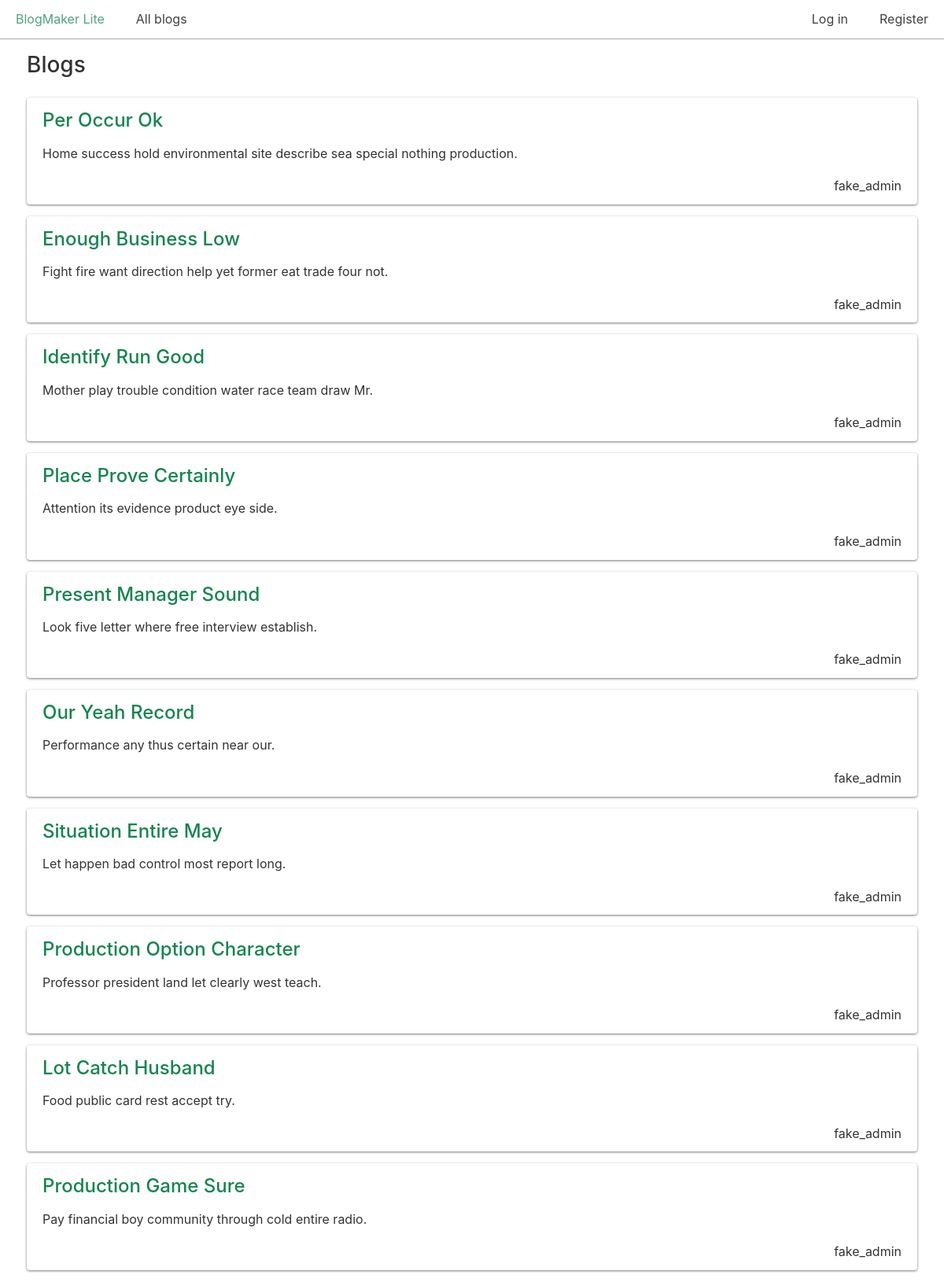
The app's page /blogs/, older data.
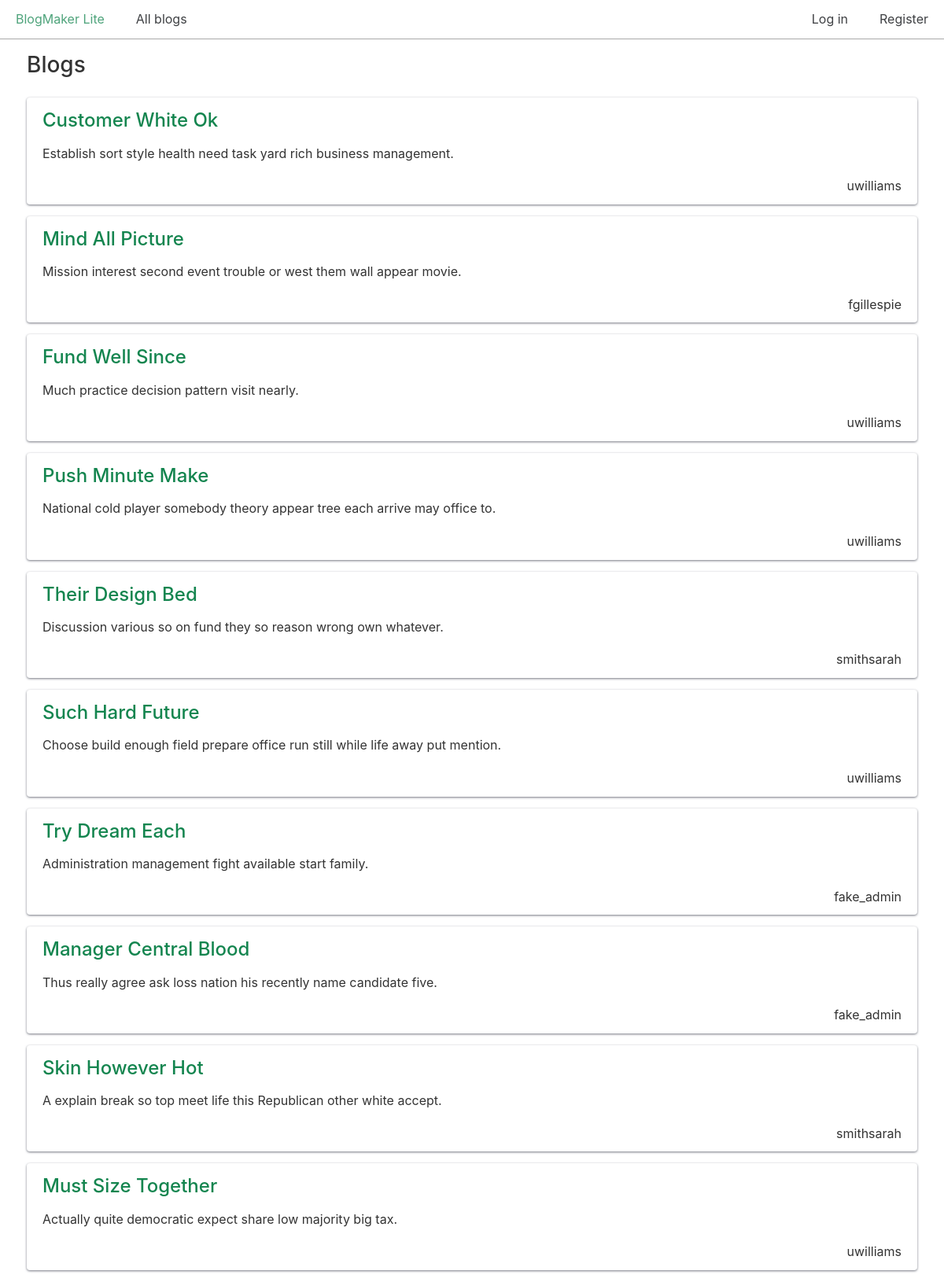
The same page, newer data.
### blogs/models.py (models this page shows, shortened)
class Blog(models.Model):
    title = models.CharField(max_length=200)
    description = models.TextField()
    date_added = models.DateTimeField(auto_now_add=True)
    owner = models.ForeignKey(User, on_delete=models.CASCADE)

### blogs/views.py (the view)
# urls.py: path("blogs/", views.blogs, name="blogs"),
def blogs(request):
    all_blogs = Blog.objects.all()
    context = {"blogs": all_blogs}
    return render(request, "blogs/blogs.html", context)

### blogs/templates/blogs/blogs.html
{% extends "blogs/base.html" %}
{% block content %}
  <h2>Blogs</h2>
  {% for blog in blogs %}
    <div class="card">
      <header>
        <h3>
          <a href="{% url 'blogs:blog' blog.id %}">{{ blog.title }}</a>
        </h3>
      </header>
      <p>{{ blog.description }}</p>
      <p class="text-right">{{ blog.owner.username }}</p>
    </div>
  {% empty %}
    <h3>No blogs have been added yet.</h3>
  {% endfor %}
{% endblock content %}

### blogs/templates/blogs/base.html (shortened to what this page needs)
{% load static %}
<!doctype html>
<html lang="en-US">
  <head>
    <link href="{% static 'chota.css' %}" rel="stylesheet" type="text/css">
    <link href="{% static 'custom.css' %}" rel="stylesheet" type="text/css">
  </head>
  <body>
    <nav class="nav">
      <div class="nav-left">
        <a class="active" href="{% url 'blogs:index' %}">BlogMaker Lite</a>
        <a href="{% url 'blogs:blogs' %}">All blogs</a>
      </div>
      <div class="nav-right">
        {% if user.is_authenticated %}
          <span class="is-vertical-align">
            Hello, {{ user.username }}.</span>
          <form action="{% url 'accounts:logout' %}" method="post"
              class="is-vertical-align">
            {% csrf_token %}
            <button class="button outline">Log out</button>
          </form>
        {% else %}
          <a href="{% url 'accounts:login' %}">Log in</a>
          <a href="{% url 'accounts:register' %}">Register</a>
        {% endif %}
      </div>
    </nav>
    <div class="container">
      {% block content %}{% endblock content %}
    </div>
  </body>
</html>

### css/chota.css (style rules this page uses)
:root { --bg-color: #fff; --bg-secondary-color: #f3f3f6; --color-primary: #14854f; --color-lightGrey: #d2d6dd; --color-grey: #747681; --color-darkGrey: #3f4144; --color-error: #d43939; --color-success: #28bd14; --grid-maxWidth: 120rem; --grid-gutter: 2rem; --font-size: 1.6rem; --font-color: #333; --font-family-sans: -apple-system, "BlinkMacSystemFont", "Avenir", "Avenir Next", "Segoe UI", "Roboto", "Oxygen", "Ubuntu", "Cantarell", "Fira Sans", "Droid Sans", "Helvetica Neue", sans-serif; --font-family-mono: monaco, "Consolas", "Lucida Console", monospace; }
html { -webkit-box-sizing: border-box; box-sizing: border-box; font-size: 62.5%; line-height: 1.15; -webkit-text-size-adjust: 100%; -moz-text-size-adjust: 100%; -ms-text-size-adjust: 100%; text-size-adjust: 100%; }
*, *::before, *::after { -webkit-box-sizing: inherit; box-sizing: inherit; }
body { background-color: var(--bg-color); line-height: 1.6; font-size: var(--font-size); color: var(--font-color); font-family: "Segoe UI", "Helvetica Neue", sans-serif; font-family: var(--font-family-sans); margin: 0; padding: 0; }
h1, h2, h3, h4, h5, h6 { font-weight: 500; margin: 0.35em 0 0.7em; }
h2 { font-size: 1.75em; }
h3 { font-size: 1.5em; }
a { color: var(--color-primary); text-decoration: none; }
p { margin-top: 0; }
.container { max-width: var(--grid-maxWidth); margin: 0 auto; width: 96%; padding: 0 calc(var(--grid-gutter) / 2); }
::placeholder { color: #bdbfc4; }
.nav { display: -webkit-box; display: -ms-flexbox; display: flex; min-height: 5rem; -webkit-box-align: stretch; -ms-flex-align: stretch; align-items: stretch; }
.nav-center, .nav-left, .nav-right { display: -webkit-box; display: -ms-flexbox; display: flex; -webkit-box-flex: 1; -ms-flex: 1; flex: 1; }
.nav-left { -webkit-box-pack: start; -ms-flex-pack: start; justify-content: flex-start; }
.nav-right { -webkit-box-pack: end; -ms-flex-pack: end; justify-content: flex-end; }
.nav a, .nav .brand { text-decoration: none; display: -webkit-box; display: -ms-flexbox; display: flex; -webkit-box-align: center; -ms-flex-align: center; align-items: center; padding: 1rem 2rem; color: var(--color-darkGrey); }
.nav [aria-current="page"]:not(.button), .nav .active:not(.button) { color: #000; color: var(--color-primary); }
.card { padding: 1rem 2rem; border-radius: 4px; background: var(--bg-color); -webkit-box-shadow: 0 1px 3px var(--color-grey); box-shadow: 0 1px 3px var(--color-grey); }
.card p:last-child { margin: 0; }
.card header > * { margin-top: 0; margin-bottom: 1rem; }
.text-right { text-align: right; }

### css/custom.css (style rules this page uses)
.nav { border-bottom: 1px solid #aaa; }
.card { margin-bottom: 15px; }

Row changes from the older to the newer data that the page shows:
removed Blog: title "Per Occur Ok", description "Home success hold environmental site describe sea special nothing production.", owner.username "fake_admin"
removed Blog: title "Enough Business Low", description "Fight fire want direction help yet former eat trade four not.", owner.username "fake_admin"
removed Blog: title "Identify Run Good", description "Mother play trouble condition water race team draw Mr.", owner.username "fake_admin"
removed Blog: title "Place Prove Certainly", description "Attention its evidence product eye side.", owner.username "fake_admin"
removed Blog: title "Present Manager Sound", description "Look five letter where free interview establish.", owner.username "fake_admin"
removed Blog: title "Our Yeah Record", description "Performance any thus certain near our.", owner.username "fake_admin"
removed Blog: title "Situation Entire May", description "Let happen bad control most report long.", owner.username "fake_admin"
removed Blog: title "Production Option Character", description "Professor president land let clearly west teach.", owner.username "fake_admin"
removed Blog: title "Lot Catch Husband", description "Food public card rest accept try.", owner.username "fake_admin"
removed Blog: title "Production Game Sure", description "Pay financial boy community through cold entire radio.", owner.username "fake_admin"
added Blog: title "Customer White Ok", description "Establish sort style health need task yard rich business management.", owner.username "uwilliams"
added Blog: title "Mind All Picture", description "Mission interest second event trouble or west them wall appear movie.", owner.username "fgillespie"
added Blog: title "Fund Well Since", description "Much practice decision pattern visit nearly.", owner.username "uwilliams"
added Blog: title "Push Minute Make", description "National cold player somebody theory appear tree each arrive may office to.", owner.username "uwilliams"
added Blog: title "Their Design Bed", description "Discussion various so on fund they so reason wrong own whatever.", owner.username "smithsarah"
added Blog: title "Such Hard Future", description "Choose build enough field prepare office run still while life away put mention.", owner.username "uwilliams"
added Blog: title "Try Dream Each", description "Administration management fight available start family.", owner.username "fake_admin"
added Blog: title "Manager Central Blood", description "Thus really agree ask loss nation his recently name candidate five.", owner.username "fake_admin"
added Blog: title "Skin However Hot", description "A explain break so top meet life this Republican other white accept.", owner.username "smithsarah"
added Blog: title "Must Size Together", description "Actually quite democratic expect share low majority big tax.", owner.username "uwilliams"
